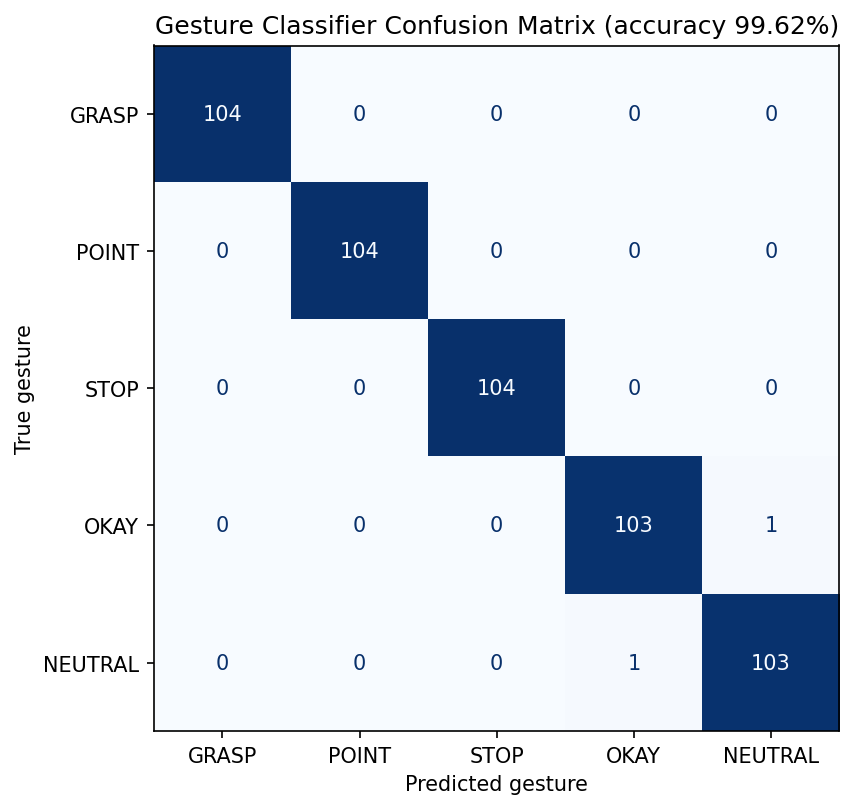

Recreate this plot in Python.
"""Generate the §4.1 confusion matrix PNG from the five gesture CSVs.

Leak-free split-then-augment pipeline (mirrors train_model.py after the
May-2026 restructure):
  raw -> balanced (520/class) -> stratified 80/20 split -> mirror-augment
  the training fold only -> fit Random Forest -> confusion matrix on the
  raw, unaugmented test set.
Output: confusion_matrix.png next to this script.
"""
import os
import numpy as np
import pandas as pd
import matplotlib.pyplot as plt
from sklearn.ensemble import RandomForestClassifier
from sklearn.metrics import ConfusionMatrixDisplay, accuracy_score, confusion_matrix
from sklearn.model_selection import train_test_split

GESTURES = {
    "grasp.csv":   (0, "GRASP"),
    "point.csv":   (1, "POINT"),
    "stop.csv":    (2, "STOP"),
    "okay.csv":    (3, "OKAY"),
    "neutral.csv": (4, "NEUTRAL"),
}
DATA_DIR = os.path.expanduser("~/ros2_ws/data")
OUT_PNG = os.path.join(os.path.dirname(os.path.abspath(__file__)), "confusion_matrix.png")


def make_relative(landmarks):
    reshaped = landmarks.reshape(-1, 3)
    return reshaped - reshaped[0, :]


def load_raw():
    """Return balanced raw (unaugmented) wrist-relative landmark vectors."""
    counts = [len(pd.read_csv(os.path.join(DATA_DIR, f))) for f in GESTURES]
    n = min(counts)
    X_all, y_all = [], []
    for fname, (label, _) in GESTURES.items():
        df = pd.read_csv(os.path.join(DATA_DIR, fname)).sample(frac=1, random_state=42).head(n)
        raw = df.iloc[:, 1:].values
        rel = np.array([make_relative(r).flatten() for r in raw])
        X_all.append(rel)
        y_all.append(np.full(len(rel), label))
    return np.vstack(X_all), np.concatenate(y_all)


def mirror_x(X):
    """Flip the x-coordinate of each landmark (post wrist-relative transform)."""
    out = X.copy().reshape(-1, 21, 3)
    out[:, :, 0] *= -1
    return out.reshape(-1, 63)


def main():
    X_raw, y_raw = load_raw()
    Xtr, Xte, ytr, yte = train_test_split(
        X_raw, y_raw, test_size=0.2, random_state=42, stratify=y_raw)
    # Augment training fold only: test set stays raw.
    Xtr_aug = np.vstack([Xtr, mirror_x(Xtr)])
    ytr_aug = np.concatenate([ytr, ytr])
    Xtr, ytr = Xtr_aug, ytr_aug
    clf = RandomForestClassifier(n_estimators=100, random_state=42).fit(Xtr, ytr)
    pred = clf.predict(Xte)
    acc = accuracy_score(yte, pred) * 100

    labels = [name for _, name in GESTURES.values()]
    cm = confusion_matrix(yte, pred)

    fig, ax = plt.subplots(figsize=(6.5, 5.5), dpi=150)
    disp = ConfusionMatrixDisplay(confusion_matrix=cm, display_labels=labels)
    disp.plot(ax=ax, cmap="Blues", colorbar=False, values_format="d")
    ax.set_title(f"Gesture Classifier Confusion Matrix (accuracy {acc:.2f}%)")
    ax.set_xlabel("Predicted gesture")
    ax.set_ylabel("True gesture")
    plt.setp(ax.get_xticklabels(), rotation=0)
    fig.tight_layout()
    fig.savefig(OUT_PNG, bbox_inches="tight")
    print(f"Accuracy: {acc:.2f}%")
    print(f"Saved: {OUT_PNG}")


if __name__ == "__main__":
    main()
